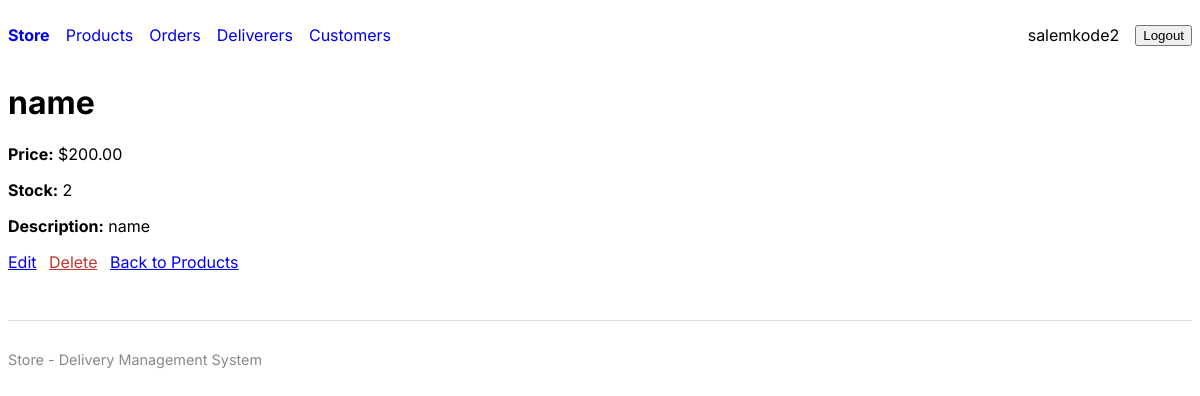
/products/1/ (signed in), run on the app's committed database.
### products/models.py (models this page shows, shortened)
class Product(models.Model):
    name = models.CharField(max_length=200)
    description = models.TextField(blank=True)
    price = models.DecimalField(max_digits=10, decimal_places=2)
    stock = models.PositiveIntegerField(default=0)

### products/views.py (the view)
# urls.py: path('<int:pk>/', ProductDetailView.as_view(), name='product-detail'),
class ProductDetailView(LoginRequiredMixin, DetailView):
    model = Product
    template_name = "products/product_detail.html"
    context_object_name = "product"

### templates/products/product_detail.html (shortened to what this page needs)
{% extends 'store/base.html' %}
{% block content %}
<h1>{{ product.name }}</h1>
<p><strong>Price:</strong> ${{ product.price }}</p>
<p><strong>Stock:</strong> {{ product.stock }}</p>
<p><strong>Description:</strong> {{ product.description }}</p>
<div class="actions">
    {% if user.is_authenticated %}
    <a href="{% url 'product-update' product.id %}">Edit</a>
    <a href="{% url 'product-delete' product.id %}" class="btn-delete">Delete</a>
    {% endif %}
    <a href="{% url 'product-list' %}">Back to Products</a>
</div>
{% endblock %}

### templates/store/base.html (shortened to what this page needs)
<!DOCTYPE html>
<html lang="en">
<head>
    <link rel="stylesheet" href="https://cdn.jsdelivr.net/gh/yegor256/tacit@gh-pages/tacit-css-1.9.5.min.css">
</head>
<body>
    <nav style="display: flex;">
        {% if user.is_authenticated %}
        <ul>
            <li><strong><a href="{% url 'home' %}">Store</a></strong></li>
            <li><a href="{% url 'product-list' %}">Products</a></li>
            <li><a href="{% url 'order-list' %}">Orders</a></li>
            <li><a href="{% url 'deliverer-list' %}">Deliverers</a></li>
            <li><a href="{% url 'customer-list' %}">Customers</a></li>
        </ul>
        <ul class="right">
            <li><span>{{ user.username }}</span></li>
            <li>
                <form action="{% url 'logout' %}" method="post">
                    <button type="submit">Logout</button>
                </form>
            </li>
        </ul>
        {% else %}
        <ul class="right">
            <li><a href="{% url 'login' %}">Login</a></li>
            <li><a href="{% url 'signup' %}">Sign Up</a></li>
        </ul>
        {% endif %}
    </nav>
    <main>
        {% block content %}{% endblock %}
    </main>
    <footer>
        <p>Store - Delivery Management System</p>
    </footer>
</body>
</html>

### templates/store/base.html (style rules this page uses)
body { font-family: 'Inter', system-ui, -apple-system, sans-serif; }
nav { display: flex; flex-wrap: wrap; align-items: center; gap: 1rem; padding: 1rem 0; }
nav ul { display: flex; gap: 1rem; list-style: none; padding: 0; margin: 0; align-items: center; }
nav ul li a { text-decoration: none; }
nav ul.right { margin-left: auto; }
.actions a { margin-right: 0.5rem; }
.btn-delete { color: #c0392b; }
footer { margin-top: 3rem; padding-top: 1rem; border-top: 1px solid #ddd; font-size: 0.9em; color: #888; }

### data on the page
Product: name "name", price "200.00", stock "2", description "name"

### other printed values
{{ user.username }} "salemkode2"
